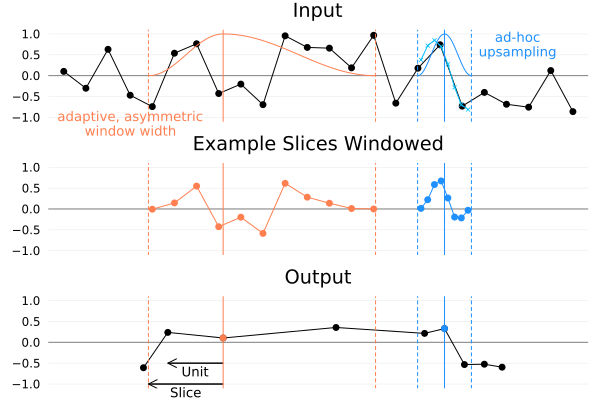

Write the Julia code that produced this figure.
using NonuniformResampling1D
using Plots
using Statistics

xin = 1:24
yin = [
    0.10221248850845677,
    -0.3017964617372699,
    0.6313812022052889,
    -0.469567525619184,
    -0.742550821690563,
    0.538340882717059,
    0.7645542960785265,
    -0.42847475695892334,
    -0.2030496164626363,
    -0.6961115394075117,
    0.9553667194266671,
    0.6773297980833843,
    0.6595211409431194,
    0.18762849994721864,
    0.9676546988790669,
    -0.6599170737336646,
    0.17851166014365583,
    0.7417238170162541,
    -0.7312025977875327,
    -0.4015347276663681,
    -0.685997771780074,
    -0.7558107010474338,
    0.12236047934097583,
    -0.8627888068515903]
xout = [4.6, 5.7, 8.2, 13.3, 17.3, 18.2, 19.1, 20, 20.8]
red_ind = 3
blue_ind = 6
red_color = :coral
blue_color = :dodgerblue

w = 1.35
win = hann_window(w)
N = 300
win_y = win.(range(0, w, length=N))
required_points_per_slice = 4

red_left_border = xout[red_ind]*(1-w)+w*xout[red_ind-1]
red_right_border = xout[red_ind]*(1-w)+w*xout[red_ind+1]
blue_left_border = xout[blue_ind]*(1-w)+w*xout[blue_ind-1]
blue_right_border = xout[blue_ind]*(1-w)+w*xout[blue_ind+1]

yout = nuresample(xin, yin, xout, win, required_points_per_slice=required_points_per_slice)

function vertical_lines()
    vline!([xout[red_ind]], c=red_color, linewidth=1)
    vline!([red_left_border, red_right_border], c=red_color, line=:dash)
    vline!([xout[blue_ind]], c=blue_color, linewidth=1)
    vline!([blue_left_border, blue_right_border], c=blue_color, line=:dash)
    # unit lines make the image too crowded
    #vline!([xout[red_ind-1], xout[red_ind+1], xout[blue_ind-1], xout[blue_ind+1]], c=:black, line=:dot)
    hline!([0], c=:gray, z_order=:back)
end

# blue upsampling + points
upsample_step = min(xout[blue_ind]-xout[blue_ind-1], xout[blue_ind+1]-xout[blue_ind])/
    required_points_per_slice*w
upsample_x = range(blue_left_border+upsample_step/2, step=upsample_step, 
stop=blue_right_border-upsample_step/2)
in_step = Float64(StepRangeLen(xin).step)
upsample_y = [NonuniformResampling1D.interpolate_point(
    StepRangeLen(xin), yin, up_x, in_step, in_step, lanczos_window()) for up_x in upsample_x]

# assume xout around blue is symmetrical
blue_weights = @. win(abs(upsample_x-xout[blue_ind])/(xout[blue_ind]-xout[blue_ind-1]))
blue_weighted = blue_weights .* upsample_y

plt_in = begin
    plot(xin, yin, m=:circle, c=:black, legend=false, xaxis=false)
    # red window
    red_x_left = range(stop=xout[red_ind], length=N, step=(xout[red_ind]-xout[red_ind-1])/N*w)
    plot!(red_x_left, reverse(win_y), c=red_color)
    red_x_right = range(start=xout[red_ind], length=N, step=(xout[red_ind+1]-xout[red_ind])/N*w)
    plot!(red_x_right, win_y, c=red_color)
    #blue window
    blue_x_left = range(stop=xout[blue_ind], length=N, step=(xout[blue_ind]-xout[blue_ind-1])/N*w)
    plot!(blue_x_left, reverse(win_y), c=blue_color)
    blue_x_right = range(start=xout[blue_ind], length=N, step=(xout[blue_ind+1]-xout[blue_ind])/N*w)
    plot!(blue_x_right, win_y, c=blue_color)
    plot!(upsample_x, upsample_y, c=:deepskyblue, m=:x, markersize=2)

    annotate!([
        (4, -1.1, ("adaptive, asymmetric\nwindow width", 9, red_color)),
        (21.5, .8, ("ad-hoc\nupsampling", 9, blue_color))
    ])

    vertical_lines()
    title!("Input", titlefontsize=13)
end

plt_windowed = begin
    red_start_ind = NonuniformResampling1D.find_first_above_or_equal(red_left_border, StepRangeLen(xin))
    red_middle_ind = NonuniformResampling1D.find_last_below(xout[red_ind], StepRangeLen(xin))
    red_stop_ind = NonuniformResampling1D.find_last_below_or_equal(red_right_border, StepRangeLen(xin))

    red_left_x = xin[red_start_ind:red_middle_ind]
    red_right_x = xin[red_middle_ind+1:red_stop_ind]

    red_left_weights = @. win(abs(red_left_x-xout[red_ind])/(xout[red_ind]-xout[red_ind-1]))
    red_right_weights = @. win(abs(red_right_x-xout[red_ind])/(xout[red_ind+1]-xout[red_ind]))

    red_y = yin[red_start_ind:red_stop_ind]
    red_weighted = [red_left_weights; red_right_weights] .* red_y
    plot(red_start_ind:red_stop_ind, red_weighted, 
        m=:circle, c=red_color, legend=false, markerstrokewidth=0)

    plot!(upsample_x, blue_weighted, m=:circle, c=blue_color, markerstrokewidth=0)

    vertical_lines()
    title!("Example Slices Windowed", titlefontsize=13)
end

plt_out = begin
    plot(xout, yout, m=:circle, c=:black, legend=false)
    scatter!([xout[red_ind]], [yout[red_ind]], c=red_color, markerstrokewidth=0)
    scatter!([xout[blue_ind]], [yout[blue_ind]], c=blue_color, markerstrokewidth=0)
    
    quiver!([xout[red_ind], xout[red_ind]], [-.5, -1.0], quiver=(-[(xout[red_ind]-xout[red_ind-1]), (xout[red_ind]-red_left_border)], [0,0]), c=:black)
    annotate!([
        (mean(xout[red_ind-1:red_ind]), -.7, ("Unit", 9)),
        (mean([xout[red_ind], red_left_border]), -1.2, ("Slice", 9))
    ])

    vertical_lines()
    title!("Output", titlefontsize=13)
end

plot(plt_in, plt_windowed, plt_out, layout=(3,1), link=:x, xticks=false, xaxis=false, yaxis=false)
ylims!(-1.1, 1.1)
savefig("explanation_diagram.svg")